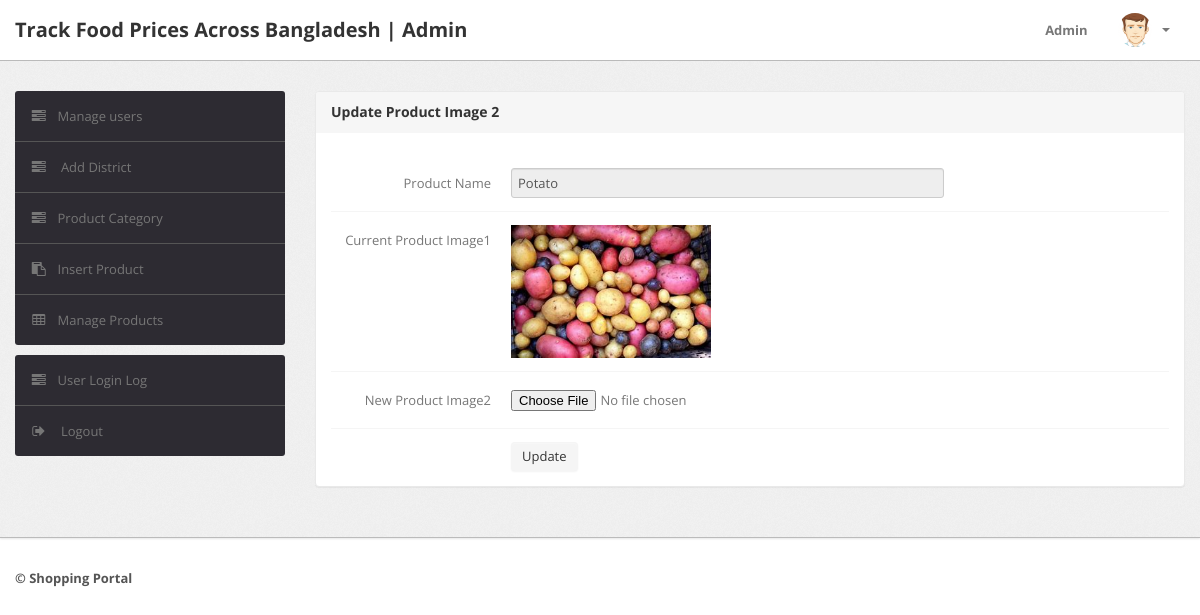
/Food/admin/update-image2.php?id=30 (signed in), run on the app's committed database.
### tables this page shows
CREATE TABLE `products` (
  `id` int(11) NOT NULL,
  `category` int(11) NOT NULL,
  `subCategory` int(11) DEFAULT NULL,
  `productName` varchar(255) DEFAULT NULL,
  `productCompany` varchar(255) DEFAULT NULL,
  `productPrice` int(11) DEFAULT NULL,
  `productPriceBeforeDiscount` int(11) DEFAULT NULL,
  `productDescription` longtext DEFAULT NULL,
  `productImage1` varchar(255) DEFAULT NULL,
  `productImage2` varchar(255) DEFAULT NULL,
  `productImage3` varchar(255) DEFAULT NULL,
  `shippingCharge` int(11) DEFAULT NULL,
  `productAvailability` varchar(255) DEFAULT NULL,
  `postingDate` timestamp NULL DEFAULT current_timestamp(),
  `updationDate` varchar(255) DEFAULT NULL
);

### Food/admin/update-image2.php (the view, shortened to what this page needs)
<?php
include('include/config.php');
if(strlen($_SESSION['alogin'])==0)
	{
header('location:index.php');
}
else{
	$pid=intval($_GET['id']);
?>
<!DOCTYPE html>
<html lang="en">
<head>
	<link type="text/css" href="bootstrap/css/bootstrap.min.css" rel="stylesheet">
	<link type="text/css" href="bootstrap/css/bootstrap-responsive.min.css" rel="stylesheet">
	<link type="text/css" href="css/theme.css" rel="stylesheet">
	<link type="text/css" href="images/icons/css/font-awesome.css" rel="stylesheet">
</head>
<body>
<?php include('include/header.php');?>
	<div class="wrapper">
		<div class="container">
			<div class="row">
<?php include('include/sidebar.php');?>
			<div class="span9">
					<div class="content">
						<div class="module">
							<div class="module-head">
								<h3>Update Product Image 2</h3>
							</div>
							<div class="module-body">
									<br />
			<form class="form-horizontal row-fluid" name="insertproduct" method="post" enctype="multipart/form-data">
<?php
$query=mysqli_query($con,"select productName,productImage2 from products where id='$pid'");
while($row=mysqli_fetch_array($query))
{
?>
<div class="control-group">
<label class="control-label" for="basicinput">Product Name</label>
<div class="controls">
<input type="text"    name="productName"  readonly value="<?php echo htmlentities($row['productName']);?>" class="span8 tip" required>
</div>
</div>
<div class="control-group">
<label class="control-label" for="basicinput">Current Product Image1</label>
<div class="controls">
<img src="productimages/<?php echo htmlentities($pid);?>/<?php echo htmlentities($row['productImage2']);?>" width="200" height="100">
</div>
</div>
<div class="control-group">
<label class="control-label" for="basicinput">New Product Image2</label>
<div class="controls">
<input type="file" name="productimage2" id="productimage2" value="" class="span8 tip" required>
</div>
</div>
<?php } ?>
	<div class="control-group">
											<div class="controls">
												<button type="submit" name="submit" class="btn">Update</button>
											</div>
										</div>
									</form>
							</div>
						</div>
					</div>
				</div>
			</div>
		</div>
	</div>
<?php include('include/footer.php');?>
</body>
<?php } ?>

### Food/admin/css/theme.css (style rules this page uses)
body { font-size: 13px; font-family: 'Open Sans', Arial, sans-serif; background: #fff; color: #777 }
h1, h2, h3, h4, h5, h6 { color: #333; margin-top: 0 }
h3 { font-size: 20px }
.wrapper { background: url(../images/bg.png) #eee; border-bottom: 1px solid #bbb; -webkit-box-shadow: 0 1px 2px rgba(0,0,0,0.1); -moz-box-shadow: 0 1px 2px rgba(0,0,0,0.1); box-shadow: 0 1px 2px rgba(0,0,0,0.1); padding: 30px 0 }
form { margin: 0 }
select, textarea, input[type="text"], input[type="password"], input[type="datetime"], input[type="datetime-local"], input[type="date"], input[type="month"], input[type="time"], input[type="week"], input[type="number"], input[type="email"], input[type="url"], input[type="search"], input[type="tel"], input[type="color"], .uneditable-input, label, input, button, select, textarea { -webkit-border-radius: 3px; -moz-border-radius: 3px; border-radius: 3px; font-size: 13px; font-family: 'Open Sans', Tahoma, Arial, sans-serif }
.module { background: #fff; -webkit-border-radius: 3px; -moz-border-radius: 3px; border-radius: 3px; border: 1px solid #ccc; border-bottom-color: #bbb; -webkit-box-shadow: 0 0 1px rgba(0,0,0,0.2); -moz-box-shadow: 0 0 1px rgba(0,0,0,0.2); box-shadow: 0 0 1px rgba(0,0,0,0.2); margin-bottom: 30px }
.form-horizontal .control-group, .form-vertical .control-group { margin-bottom: 0 }
.form-horizontal .control-group+.control-group, .form-vertical .control-group+.control-group { margin-top: 13px; padding-top: 13px; border-top: 1px solid #f5f5f5 }
.btn, .btn-box { -webkit-border-radius: 3px; -moz-border-radius: 3px; border-radius: 3px }
.btn { font-size: 13px; font-weight: 600 }
.btn { display: inline-block; margin-bottom: 0; font-weight: 400; text-align: center; vertical-align: middle; cursor: pointer; background-image: none; border: 1px solid transparent; white-space: nowrap; padding: 4px 10px; font-size: 13px; line-height: 1.42857; border-radius: 4px; -webkit-user-select: none; -moz-user-select: none; -ms-user-select: none; user-select: none }
.module { box-shadow: 0 0 3px rgba(0,0,0,.1); border-color: #e9e9e9; margin-bottom: 20px; background-color: #fff; border-radius: 4px; -webkit-box-shadow: 0 1px 1px rgba(0,0,0,.05); box-shadow: 0 1px 1px rgba(0,0,0,.05); }
.module-head { color: #767676; background-color: #f6f6f6; border-color: #e9e9e9; padding: 10px 15px; border-bottom: 1px solid transparent; border-top-right-radius: 3px; border-top-left-radius: 3px; }
.module-head h3 { font-size: 14px; line-height: 20px; height: 20px; margin: 0 }
.module-body { padding: 15px }

### data on the page
products: productName "Potato", productImage2 (picture)
